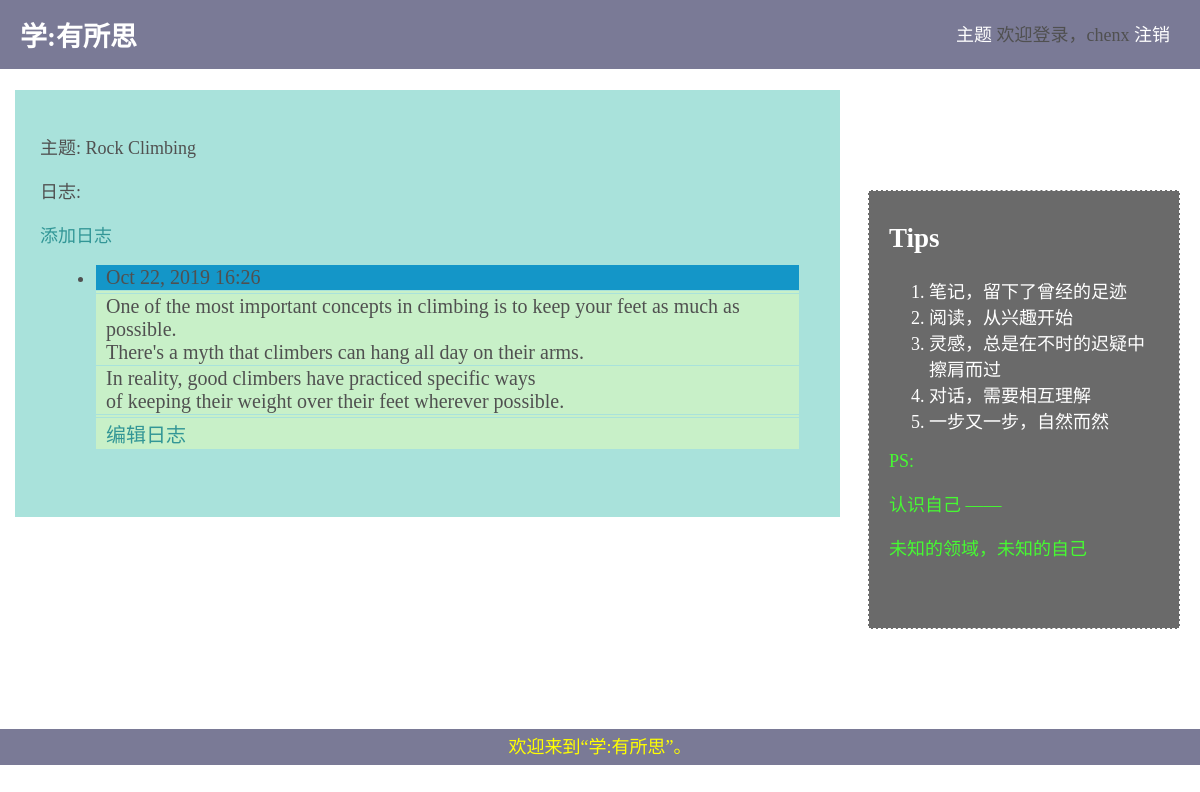
The page /topics/2/ (signed in) on the database its author committed.
### learning_logs/models.py (models this page shows, shortened)
class Topic(models.Model):
    text = models.CharField(max_length=200)
    date_added = models.DateTimeField(auto_now_add=True)
    owner = models.ForeignKey(User, on_delete=models.CASCADE)
    def __str__(self):
        return self.text

class Entry(models.Model):
    topic = models.ForeignKey(Topic, on_delete=models.CASCADE)
    text = models.TextField()
    date_added = models.DateTimeField(auto_now_add=True)
    class Meta:
        verbose_name_plural = 'entries'

### learning_logs/views.py (the view)
# urls.py: path('topics/<int:topic_id>/', views.topic, name='topic'),
@login_required
def topic(request, topic_id):
    topic = Topic.objects.get(id=topic_id)
    entries = topic.entry_set.order_by('-date_added')
    context = {'topic': topic, 'entries': entries}
    return render(request, 'html/topic.html', context)

### learning_logs/html/topic.html (shortened to what this page needs)
{% extends 'html/base.html' %}
{% block content %}
  <p>主题: {{ topic }}</p>
  <p>日志:</p>
  <p>
    <a href="{% url 'learning_logs:new_entry' topic.id %}">添加日志</a>
  </p>
  <ul>
    {% for entry in entries %}
    <li>
      <p class='date'>{{ entry.date_added|date:'M d, Y H:i' }}</p>
      <p>{{ entry.text|linebreaks }}</p>
      <p>
        <a href="{% url 'learning_logs:edit_entry' entry.id %}">编辑日志</a>
      </p>
    </li>
    {% empty %}
    <li>
      目前一片荒芜—————
    </li>
    {% endfor %}
  </ul>
  {% endblock %}

### learning_logs/html/base.html (shortened to what this page needs)
<!DOCTYPE html>
<html>
  <head>
    {% load staticfiles %}
    <link rel='stylesheet' type='text/css' href='/../static/base.css' />
  </head>
  <body>
    <div id='header'>
      <h2>
        <a href="{% url 'learning_logs:index' %}"><strong>学:有所思</strong></a>
      </h2>
      <div class='nav'>
          <a href="{% url 'learning_logs:topics' %}">主题</a>
          {% if user.is_authenticated %}
            欢迎登录，{{ user.username }}
            <a href="{% url 'users:logout' %}">注销</a>
          {% else %}
            <a href="{% url 'users:register' %}">注册</a>
            <a href="{% url 'users:login' %}">登录</a>
          {% endif %}
      </div>
    </div>
    <div id='aside'>
        <h2>Tips</h2>
        <ol>
          <li>笔记，留下了曾经的足迹</li>
          <li>阅读，从兴趣开始</li>
          <li>灵感，总是在不时的迟疑中擦肩而过</li>
          <li>对话，需要相互理解</li>
          <li>一步又一步，自然而然</li>
        </ol>
        <p>PS:</p>
        <p>认识自己 —— </p>
        <p>未知的领域，未知的自己</p>
    </div>
    <div id='section'>
      {% block content %}{% endblock %}
    </div>
    <div id='footer'>
      <p>欢迎来到“学:有所思”。</p>
    </div>
  </body>
</html>

### learning_logs/static/base.css (style rules this page uses)
body { margin: 0px; font-size: 18px; color: rgb(80, 80, 80); background: url('bg.png') no-repeat; }
a { color: rgb(50, 150, 150); text-decoration: none; }
#header a { color:white; }
#header h2 { position: fixed; top: 0px; width: 100%; padding: 15px 20px; margin: 0px; font-family: sans-serif, Arial, 'SimHei'； color: white; background-color: rgb(120, 120, 148, 0.98); }
.nav { position: fixed; top: 0px; right: 0px; width: 300px; padding: 20px 30px 0px 0px; float: right; text-align: right; }
#section { padding: 25px 25px 50px 25px; margin: 90px 360px 60px 15px; background-color: rgb(148, 219, 210, 0.8); }
#aside { font-size: 18px; color: white; background-color:rgb(90, 90, 90, 0.9); width: 270px; padding: 10px 20px 50px 20px; border: white thin dashed; margin: 100px 20px; float: right; }
#aside p { color: rgb(70, 250, 50); }
#footer p { position: static; bottom: 0px; left: 0px; width: 100%; text-align: center; color: yellow; line-height: 2; margin: 0px; background-color: rgb(120, 120, 148, 0.98); clear: right; }

### learning_logs/html/topic.html (style rules this page uses)
ul li p { font-size: 20px; background-color: rgb(200, 240, 200); padding: 1px 10px; margin: 1px; }
ul li p.date { background-color: rgb(20, 150, 200); }
ul li { margin: 15px; }

### rows shown on the page
Topic: text "Rock Climbing"
Entry: date_added "Oct 22, 2019 16:26", text "One of the most important concepts in climbing is to keep your feet as much as possible. There's a myth that climbers can hang all day on their arms. In reality, good climbers have practiced specific ways of keeping their weight over their feet wherever possible."

### other values the page prints
{{ user.username }} "chenx"
